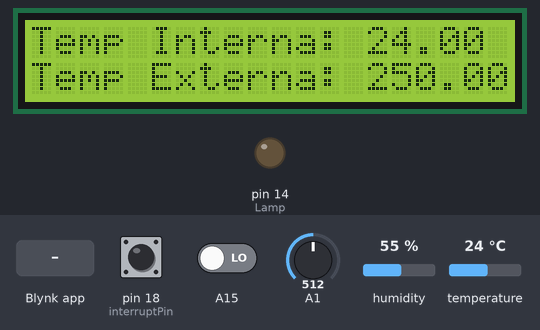
Recording of a sketch running on a simulated Arduino Mega 2560, built with avr-gcc and run on an emulated ATmega2560. Shown: 20×2 character LCD, output pins drawn as LEDs (lit = HIGH). The test bench sets the inputs (shaded band); at power-on: temperature 24 °C, A1 = 512, pin 18 (interruptPin) HIGH, A15 LOW, humidity 55 %. WiFi joins after 1.5 s; servers stay silent unless stated; what the sketch prints to the serial monitor is not drawn.

Above: at 3.0 s.
3.1 s: temperature set to 12 °C
At 6.1 s:
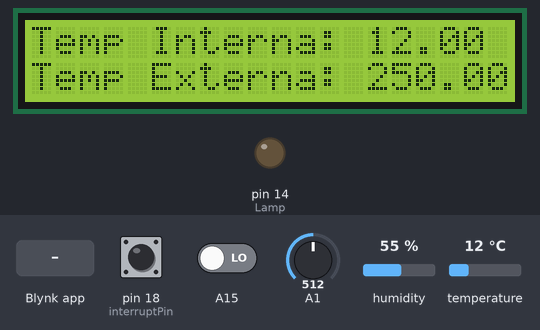
6.9 s: Blynk app writes 0 to V3
14.6 s: A1 set to 716
At 15.0 s:
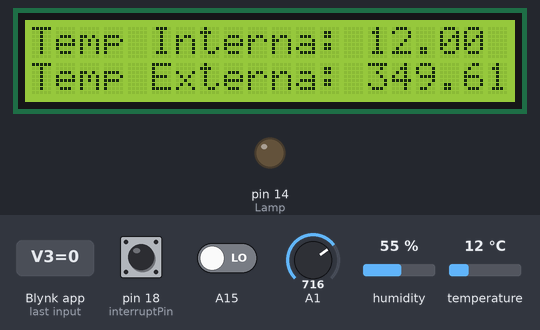
22.3 s: temperature set to 33 °C
At 24.8 s:
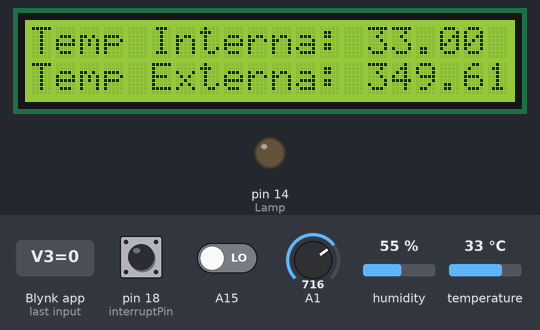
30.0 s: A1 set to 900
At 30.5 s:
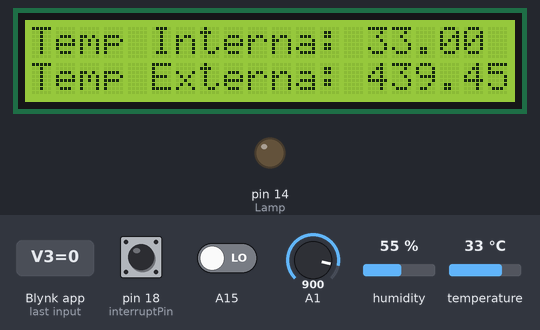
Timing chart, 0 to 31.8 s (numbered marks = the images above; inputs shaded):
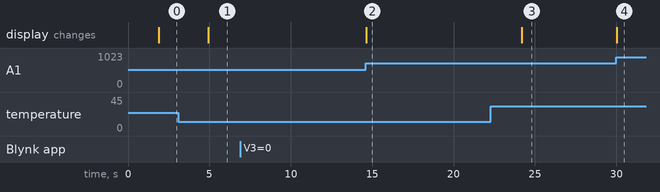

The sketch:

blynk.ino
```cpp
/* Comment this out to disable prints and save space */
#define BLYNK_PRINT Serial

#include <SPI.h>
#include <LiquidCrystal.h>
#include <UIPEthernet.h>
#include <BlynkSimpleUIPEthernet.h>
#include <DHT.h>
#include <HCSR04.h>
//#include <WidgetRTC.h>

//cuidar é o GPIO (numero do pino)
const byte interruptPin = 18;
const byte Lamp = 14;

LiquidCrystal lcd(8, 9, 10,11,12, 13);
//WidgetRTC rtc;


// You should get Auth Token in the Blynk App.
// Go to the Project Settings (nut icon).
char auth[] = "4pCU5i2GXHBwGBdRMRvxlWXbkX7WKnZh";


#define DHTPIN 4          // What digital pin we're connected to

// Uncomment whatever type you're using!
#define DHTTYPE DHT11     // DHT 11
//#define DHTTYPE DHT22   // DHT 22, AM2302, AM2321
//#define DHTTYPE DHT21   // DHT 21, AM2301

HCSR04 hc(17,16); //initialisation class HCSR04 (trig pin , echo pin)
DHT dht(DHTPIN, DHTTYPE);
BlynkTimer timer;

// This function sends Arduino's up time every second to Virtual Pin (5).
// In the app, Widget's reading frequency should be set to PUSH. This means
// that you define how often to send data to Blynk App.
void sendSensor()
{
  float h = dht.readHumidity();
  float t = dht.readTemperature(); // or dht.readTemperature(true) for Fahrenheit

  if (isnan(h) || isnan(t)) {
    Serial.println("Failed to read from DHT sensor!");
    return;
  }
  // You can send any value at any time.
  // Please don't send more that 10 values per second.

  const float tempExterna = analogRead(A1) * (5.0 / 1024.0)* 100.0;
  String bodyMessage = "Temperatura Interna: " + String(t) + ", Temperatura Externa: " + String(tempExterna);
  Blynk.virtualWrite(V1, bodyMessage);
  Blynk.virtualWrite(V0, bodyMessage);


  lcd.clear();
  lcd.setCursor(0, 0);
  lcd.print("Temp Interna: " + String(t));
  lcd.setCursor(0, 1);
  lcd.print("Temp Externa: " + String(tempExterna));
//  lcd.print(t);
}

// This function will be called every time Slider Widget
// in Blynk app writes values to the Virtual Pin 1
int sleepTime = 3;

BLYNK_WRITE(V3)
{
  sleepTime = param.asInt(); // assigning incoming value from pin V1 to a variable
}


//void clockDisplay()
//{
//  // You can call hour(), minute(), ... at any time
//  // Please see Time library examples for details
//
//  String currentTime = String(day()) + "/" + month() + "/" + year() + " " + String(hour()) + ":" + minute() + ":" + second();
//
//  // Send time to the App
//  Blynk.virtualWrite(V0, currentTime);
//}

void Hello()
{
  Serial.println("Hello");
}

void setup()
{
  // Debug console
  pinMode(interruptPin, INPUT_PULLUP);
  attachInterrupt(digitalPinToInterrupt(interruptPin), Hello, FALLING);
  pinMode(Lamp, OUTPUT);

  pinMode(A15, INPUT);

  Serial.begin(9600);

  //while(1)
  //{
  //  Serial.println(hc.dist());
  //  delay(1000);
  //}

  lcd.begin(20, 2);
  lcd.clear();
//  lcd.print("Ola Mundo!!!");
//  lcd.setCursor(0, 1);
//  lcd.print("Miguel");

  Blynk.begin(auth);
  // You can also specify server:
  //Blynk.begin(auth, "blynk-cloud.com", 80);
  //Blynk.begin(auth, IPAddress(192,168,1,100), 8080);

  Blynk.virtualWrite(V3, 3);

  dht.begin();

  // Setup a function to be called every second
//  timer.setInterval(1000L, sendSensor);
}

void loop()
{
  //Serial.println(hc.dist());
  Blynk.run();
  timer.run();
  sendSensor();
  Serial.println(digitalRead(A15));
  delay(sleepTime * 1000L);
}
```

Measured:
- after the input at 3.1 s, the display: changes after 1.8 s (image 1)
- after the input at 14.6 s, the display: changes at once (image 2)
- after the input at 22.3 s, the display: changes after 1.9 s (image 3)
- after the input at 30.0 s, the display: changes at once (image 4)
